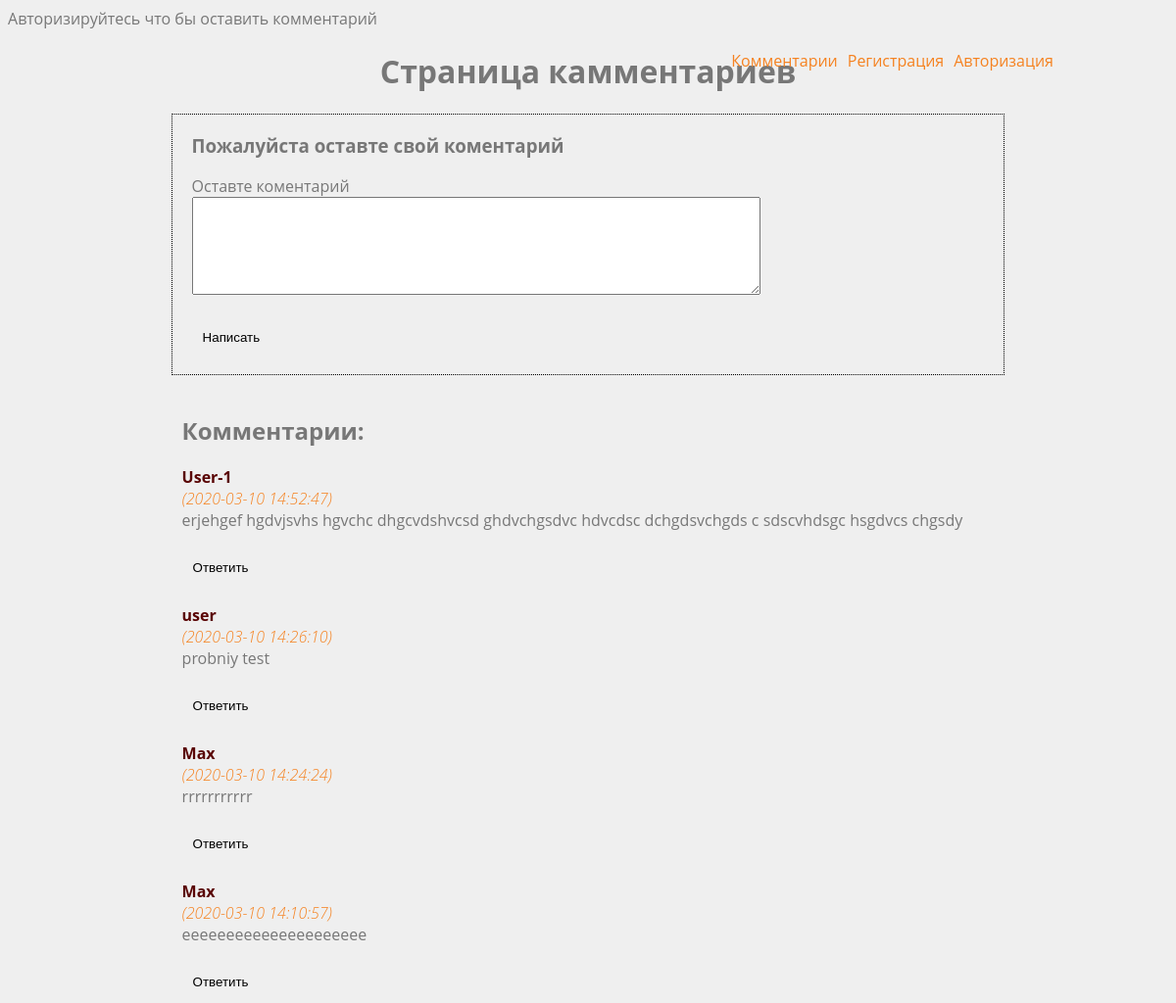
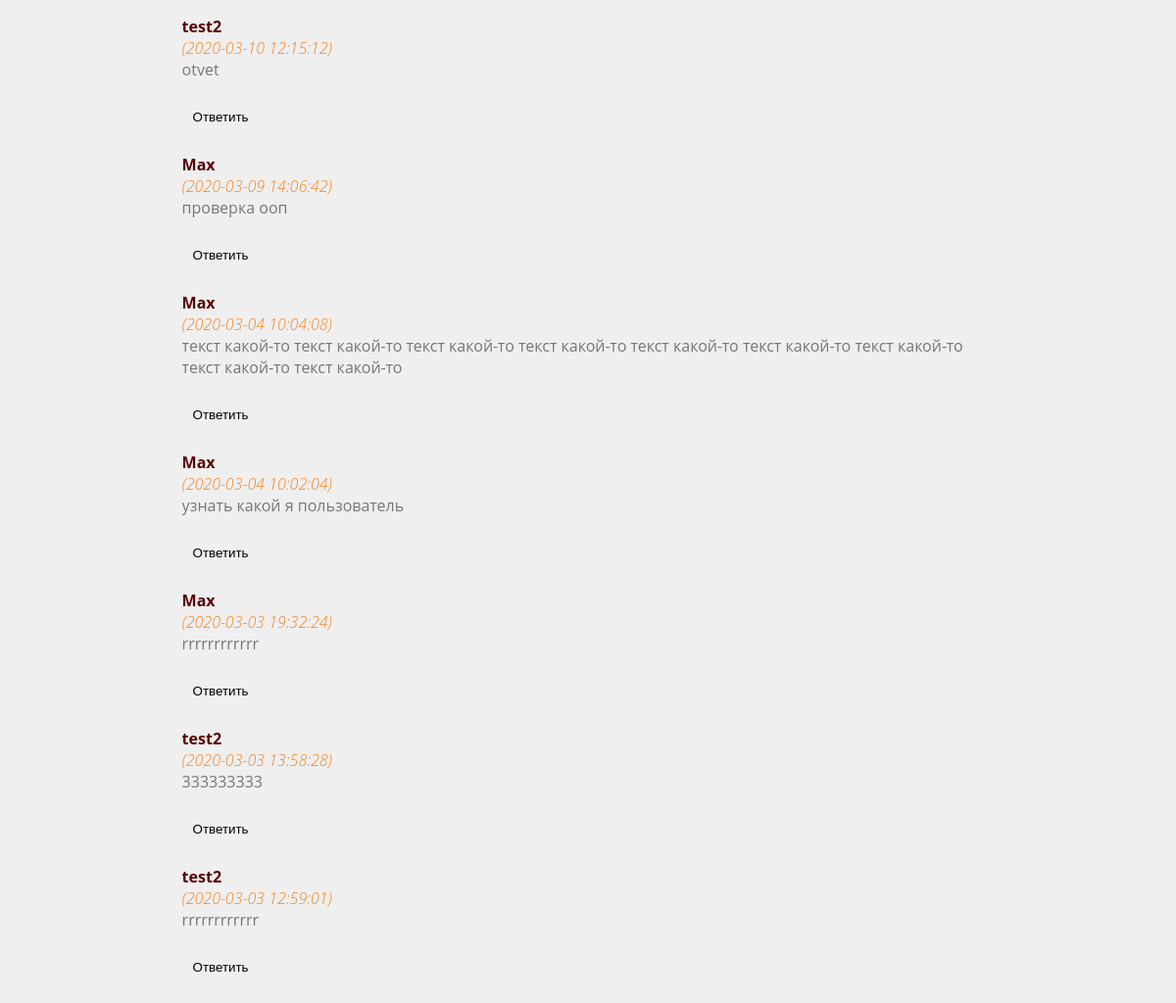
The page / on the database its author committed (2 pictures, top to bottom).
### tables this page shows
CREATE TABLE `comments` (
  `id` int(11) NOT NULL,
  `user_id` int(11) NOT NULL,
  `comment` text NOT NULL,
  `created_at` timestamp NULL DEFAULT current_timestamp(),
  `parent_id` int(11) DEFAULT NULL
);

CREATE TABLE `users` (
  `id` int(11) NOT NULL,
  `username` varchar(100) NOT NULL,
  `email` varchar(150) NOT NULL,
  `password` varchar(100) NOT NULL,
  `first_name` varchar(80) NOT NULL,
  `last_name` varchar(80) NOT NULL,
  `city` varchar(100) NOT NULL,
  `country` varchar(100) NOT NULL,
  `gender` varchar(50) NOT NULL,
  `created_at` timestamp NULL DEFAULT current_timestamp()
);

### app/controllers/MainController.php (called while the page is built, shortened)
<?php
class MainController extends Controller
{
    public function indexAction()
    {
        $comment = new Comment;
        $comments = $comment->findAll();
        $this->view->render('Страница камментариев', ['comments'=>$comments, 'title'=>'Страница камментариев']);
    }
}
?>

### index.php (called while the page is built, shortened)
<?php
spl_autoload_register(function ($class){
    $path = str_replace('\\', '/', $class . '.php');
});
$router = new Router();
$router->run();
?>

### app/core/View.php (called while the page is built, shortened)
<?php
class View
{
    public $path;
    public $layout = 'default';
    public function __construct($route)
    {
        $this->path = $route['controller'] . '/' . $route['action'];
    }
    public function render($title, $vars = [])
    {
        require 'app/views/'.$this->path.'.php';
        $content = ob_get_clean();
        require 'app/views/layouts/'.$this->layout.'.php';
    }
}

### app/lib/Db.php (called while the page is built, shortened)
<?php
class Db
{
    public function __construct()
    {
        $config = require 'config/db.php';
        $this->conn = new PDO('mysql:host='.$config['host'].';dbname='.$config['dbname'], $config['user'], $config['password']);
    }
}
?>

### config/db.php (called while the page is built)
<?php
return[
    'host' => 'localhost',
    'user' => 'root',
    'password' => '',
    'dbname' => 'userlistdb',
];
?>

### app/models/Comment.php (called while the page is built, shortened)
<?php
class Comment extends Db
{
    public function findAll()
    {
        $stmt = $this->conn->prepare("SELECT comments.*,users.username FROM comments LEFT JOIN users ON  users.id = comments.user_id ORDER BY id DESC ");
        $stmt->execute();
        $comments = [];
        while ($row = $stmt->fetch(PDO::FETCH_LAZY)) {
            $comments[] = ['id' => $row->id, 'user_id' => $row->user_id, 'parent_id' => $row->parent_id, 'comment' => $row->comment, 'created_at' => $row->created_at, 'username' =>$row->username];
        }
        return $comments;
    }
}
?>

### app/views/main/index.php (the view, shortened to what this page needs)
<div id="comments-header">
    <h1><?php echo $vars['title'];?></h1>
</div>
<div id="comments-form">
    <h3>Пожалуйста оставте свой коментарий</h3>
    <form method="POST">
        <div>
            <label>Оставте коментарий</label>
            <div>
                <textarea name="comment"> </textarea>
            </div>
        </div>
        <div>
            <br>
            <input type="submit" name="submit" value="Написать">
        </div>
    </form>
</div>
<div class="comments_wrap2">
    <h2>Комментарии:</h2>
    <?php if (!empty($vars['comments'])) :?>
        <?php foreach ($vars['comments'] as $comment) : ?>
        <p <?php if ($comment['user_id'] == $_SESSION['user_id']) {
            echo 'style="font-weight: bold;"';
        }?>><span class="comment-date-user"><?php echo $comment['username'] . "</br>";?> </span> <span class="comment-date">(<?php echo $comment['created_at'] ;?>)</br>
            </span> <?php echo $comment['comment'];?>
        </p>
        <input type="button" value="Ответить" onclick="disp(document.getElementById('form1'))" />
        <?php endforeach;?>
            <?php else: ?>
                <h2>No comments</h2>
    <?php endif;?>
</div>

### app/core/Router.php (shortened to what this page needs)
<?php
class Router
{
    protected $routes = [];
    protected $params = [];
    public function add($route, $params)
    {
        $route = '#^'. $route .'$#';
        $this->routes[$route] = $params;
    }
    public function match()
    {
        $url = trim($_SERVER['REQUEST_URI'], '/');
        foreach ($this->routes as $route => $params) {
            if (preg_match($route, $url)) {
                $this->params = $params;
                return true;
            }
        }
        return false;
    }
    public function run()
    {
       if ($this->match()) {
           $path = 'app\controllers\\'.ucfirst($this->params['controller']).'Controller';
           if (class_exists($path)) {
               $action = $this->params['action'] . 'Action';
               if (method_exists($path, $action)) {
                   $controller = new $path($this->params);
                   $controller->$action();
               } else {
                   echo "Not found Action";
               }
           }
       } else {
           echo 'Wrong address';
       }
    }
}
?>

### app/views/layouts/default.php (shortened to what this page needs)
<html lang="en">
<head>
    <link href="css/style.css" media="screen" rel="stylesheet">
</head>
<body>
<ul class="nav">
    <li><a class=" <?php if (!empty($_SESSION['user_id'])) {
            echo "hidden-menu";
        } ?>" href="/">Комментарии</a></li>
    <li><a class=" <?php if (!empty($_SESSION['user_id'])) {
            echo "hidden-menu";
        } ?>" href="registration">Регистрация</a></li>
    <li><a class=" <?php if (!empty($_SESSION['user_id'])) {
            echo "hidden-menu";
        } ?>" href="login">Авторизация</a></li>
</ul>
        <?php echo $content; ?>
</body>
</html>

### css/style.css (style rules this page uses)
body { background: #efefef; font-family: 'Open Sans', sans-serif; color: #777; }
a { color: #f58220; font-weight: 400; }
span { font-weight: 300; color: #f58220; }
#comments-form { margin: 0 auto; }
li { float: left; padding: 5px; }
li a { text-decoration: none; }
.comment-date-user { color: #590404; font-weight: bold; }
.comments_wrap2 { width: 70%; overflow: hidden; margin: 20px auto; }
input { margin: 13px 5px; background: transparent; border: none; border-bottom-color: currentcolor; border-bottom-style: none; border-bottom-width: medium; }
.nav { list-style: none; position: absolute; right: 10%; top: 30px; }

### app/views/layouts/default.php (style rules this page uses)
#comments-header { text-align: center; }
#comments-form { border: 1px dotted black; width: 70%; padding-left: 20px; }
#comments-form textarea { width: 70%; min-height: 100px; }
.comment-date { font-style: italic }

### rows shown on the page
comments: user.username "User-1", created_at "2020-03-10 14:52:47", comment "erjehgef hgdvjsvhs hgvchc dhgcvdshvcsd ghdvchgsdvc hdvcdsc dchgdsvchgds c sdscvhdsgc hsgdvcs chgsdy"
comments: user.username "user", created_at "2020-03-10 14:26:10", comment "probniy test"
comments: user.username "Max", created_at "2020-03-10 14:24:24", comment "rrrrrrrrrrr"
comments: user.username "Max", created_at "2020-03-10 14:10:57", comment "eeeeeeeeeeeeeeeeeeeee"
comments: user.username "test2", created_at "2020-03-10 12:15:12", comment "otvet"
comments: user.username "Max", created_at "2020-03-09 14:06:42", comment "проверка ооп"
comments: user.username "Max", created_at "2020-03-04 10:04:08", comment "текст какой-то текст какой-то текст какой-то текст какой-то текст какой-то текст какой-то текст какой-то текст какой-то текст какой-то"
comments: user.username "Max", created_at "2020-03-04 10:02:04", comment "узнать какой я пользователь"
comments: user.username "Max", created_at "2020-03-03 19:32:24", comment "rrrrrrrrrrrr"
comments: user.username "test2", created_at "2020-03-03 13:58:28", comment "333333333"
comments: user.username "test2", created_at "2020-03-03 12:59:01", comment "rrrrrrrrrrrr"

### other values the page prints
$vars['title'] "Страница камментариев"
